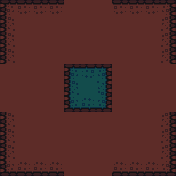

A level layout from a 2D game, rendered from its tile map. Below: a short description, then the map file with its tile-grid data intact:
An orthogonal 11x11 tile map with 16x16 px tiles, 2 tile layers (Floor, Wall) and 13 objects (StartPoint).

<map version="1.4" tiledversion="1.4.1" orientation="orthogonal" renderorder="left-up" compressionlevel="1" width="11" height="11" tilewidth="16" tileheight="16" infinite="0" nextlayerid="13" nextobjectid="35">
 <tileset firstgid="1" source="Dungeon Tileset.tsx" />
 <layer id="1" name="Floor" width="11" height="11">
  <properties>
   <property name="unity:layer" value="BackGround" />
  </properties>
  <data encoding="csv">
142,142,142,142,142,142,142,142,142,142,142,
142,142,142,142,142,142,142,142,142,142,142,
142,142,142,142,142,142,142,142,142,142,142,
142,142,142,142,142,142,142,142,142,142,142,
142,142,142,142,145,146,147,142,142,142,142,
142,142,142,142,172,173,174,142,142,142,142,
142,142,142,142,199,200,201,142,142,142,142,
142,142,142,142,142,142,142,142,142,142,142,
142,142,142,142,142,142,142,142,142,142,142,
142,142,142,142,142,142,142,142,142,142,142,
142,142,142,142,142,142,142,142,142,142,142
</data>
 </layer>
 <layer id="2" name="Wall" width="11" height="11">
  <properties>
   <property name="unity:layer" value="Wall" />
  </properties>
  <data encoding="csv">
114,115,115,115,0,0,0,115,115,115,116,
141,0,0,0,0,0,0,0,0,0,143,
141,0,0,0,0,0,0,0,0,0,143,
141,0,0,0,0,0,0,0,0,0,143,
0,0,0,0,0,0,0,0,0,0,0,
0,0,0,0,0,0,0,0,0,0,0,
0,0,0,0,0,0,0,0,0,0,0,
141,0,0,0,0,0,0,0,0,0,143,
141,0,0,0,0,0,0,0,0,0,143,
141,0,0,0,0,0,0,0,0,0,143,
168,169,169,169,0,0,0,169,169,169,170
</data>
 </layer>
 <group id="4" name="出入口">
  <objectgroup id="3" name="LeftChannelWall">
   <properties>
    <property name="unity:Tag" value="ChannelWall" />
    <property name="unity:layer" value="Wall" />
   </properties>
   <object id="23" gid="141" x="0" y="80" width="16" height="16" />
   <object id="24" gid="141" x="0" y="96" width="16" height="16" />
   <object id="25" gid="141" x="0" y="112" width="16" height="16" />
  </objectgroup>
  <objectgroup id="8" name="BottomChannelWall">
   <properties>
    <property name="unity:Tag" value="ChannelWall" />
    <property name="unity:layer" value="Wall" />
   </properties>
   <object id="32" gid="169" x="64" y="176" width="16" height="16" />
   <object id="33" gid="169" x="80" y="176" width="16" height="16" />
   <object id="34" gid="169" x="96" y="176" width="16" height="16" />
  </objectgroup>
  <objectgroup id="9" name="RightChannelWall">
   <properties>
    <property name="unity:Tag" value="ChannelWall" />
    <property name="unity:layer" value="Wall" />
   </properties>
   <object id="26" gid="143" x="160" y="80" width="16" height="16" />
   <object id="27" gid="143" x="160" y="96" width="16" height="16" />
   <object id="28" gid="143" x="160" y="112" width="16" height="16" />
  </objectgroup>
  <objectgroup id="10" name="TopChannelWall">
   <properties>
    <property name="unity:Tag" value="ChannelWall" />
    <property name="unity:layer" value="Wall" />
   </properties>
   <object id="1" gid="115" x="64" y="16" width="16" height="16" />
   <object id="2" gid="115" x="80" y="16" width="16" height="16" />
   <object id="3" gid="115" x="96" y="16" width="16" height="16" />
  </objectgroup>
 </group>
 <objectgroup id="11" name="初始位置">
  <object id="22" name="StartPoint" x="89" y="87">
   <properties>
    <property name="unity:Tag" value="BornPoint" />
    <property name="unity:layer" value="Wall" />
   </properties>
   <point />
  </object>
 </objectgroup>
</map>
